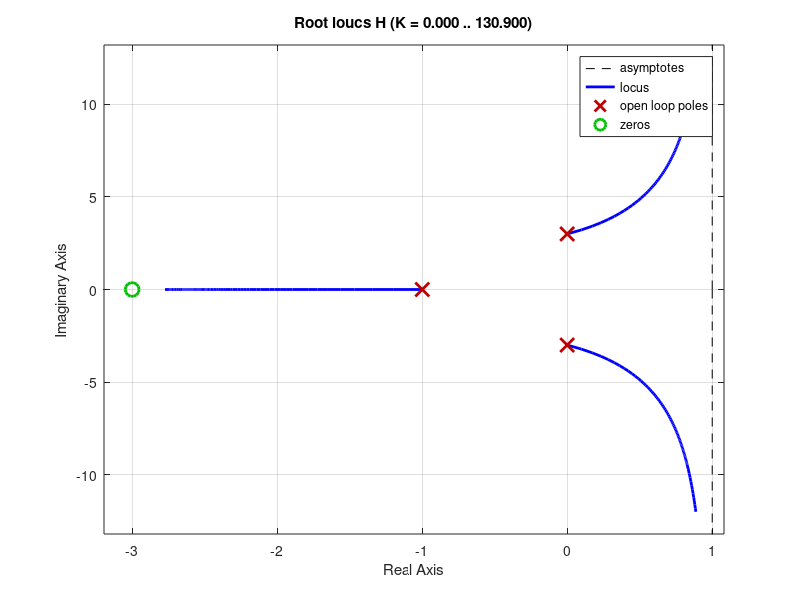

Reproduce this figure in MATLAB.
clc; clear all; close all; 

%part i
num = [0 0 1 3]; %s+3
den = [1 1 9 9]; %s^3 + s^2 + 9s + 9

[r, p, k] = residue(num, den)

H = tf(num, den)

%part ii
rlocus(H);

%part iii
H2 = tf(3,1)

feedback(H,H2)
